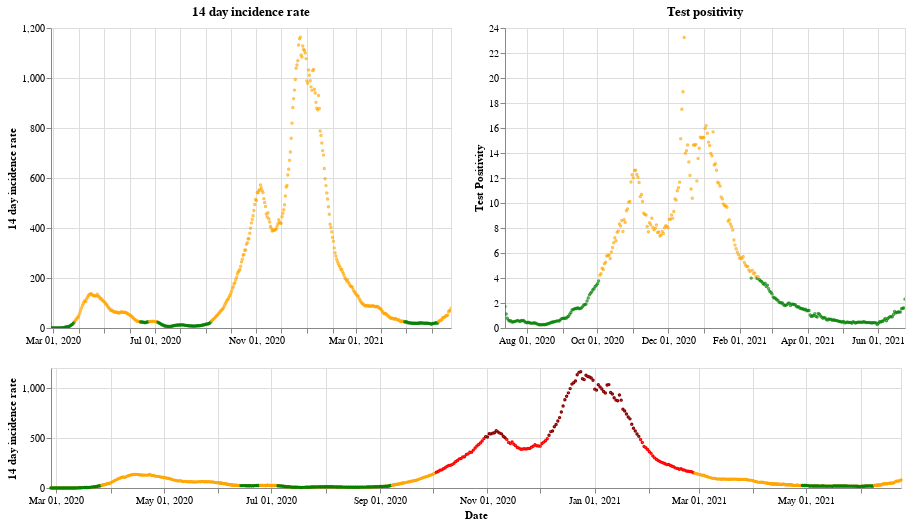

Notebook source saved alongside this figure:
### Markdown cell above
## Wales

### Code cell
plot_traffic_light('Wales')

### Figure 1 — Vega-Lite specification as saved in the notebook (floating-point values rounded to 4 significant figures; data arrays with more than 128 entries replaced by an {"elided": "..."} marker saying what was removed)
{"config": {"view": {"continuousWidth": 400, "continuousHeight": 300}}, "vconcat": [{"hconcat": [{"mark": {"type": "point", "size": 2}, "encoding": {"color": {"condition": {"value": "green", "test": "(datum.twoWeeklyCasesRate <= 25)"}, "value": "orange"}, "tooltip": [{"type": "nominal", "field": "areaName"}, {"type": "temporal", "field": "date"}, {"type": "quantitative", "field": "twoWeeklyCasesRate"}, {"type": "quantitative", "field": "testPositivity"}], "x": {"type": "temporal", "axis": {"title": ""}, "field": "date", "scale": {"domain": {"selection": "DateBrush"}}, "timeUnit": "yearmonthdate"}, "y": {"type": "quantitative", "axis": {"title": "14 day incidence rate"}, "field": "twoWeeklyCasesRate"}}, "title": "14 day incidence rate", "width": 400}, {"mark": {"type": "point", "size": 2}, "encoding": {"color": {"condition": {"value": "green", "test": "(datum.testPositivity <= 4)"}, "value": "orange"}, "tooltip": [{"type": "nominal", "field": "areaName"}, {"type": "temporal", "field": "date"}, {"type": "quantitative", "field": "twoWeeklyCasesRate"}, {"type": "quantitative", "field": "testPositivity"}], "x": {"type": "temporal", "axis": {"title": ""}, "field": "date", "scale": {"domain": {"selection": "DateBrush"}}, "timeUnit": "yearmonthdate"}, "y": {"type": "quantitative", "axis": {"title": "Test Positivity"}, "field": "testPositivity"}}, "title": "Test positivity", "width": 400}]}, {"layer": [{"mark": {"type": "point", "size": 2}, "encoding": {"color": {"condition": {"value": "orange", "test": "((50 && datum.twoWeeklyCasesRate) < 150)"}, "value": "red"}, "opacity": {"condition": {"value": 1, "test": "((50 && datum.twoWeeklyCasesRate) < 500)"}, "value": 0}, "tooltip": [{"type": "nominal", "field": "areaName"}, {"type": "temporal", "field": "date"}, {"type": "quantitative", "field": "twoWeeklyCasesRate"}, {"type": "quantitative", "field": "testPositivity"}], "x": {"type": "temporal", "axis": {"title": "Date"}, "field": "date", "timeUnit": "yearmonthdate"}, "y": {"type": "quantitative", "axis": {"title": "14 day incidence rate"}, "field": "twoWeeklyCasesRate"}}, "selection": {"DateBrush": {"type": "interval", "encodings": ["x"], "fields": ["Time"]}}, "width": 850}, {"mark": {"type": "point", "size": 2}, "encoding": {"color": {"value": "darkred"}, "opacity": {"condition": {"value": 1, "test": "(datum.twoWeeklyCasesRate >= 500)"}, "value": 0}, "tooltip": [{"type": "nominal", "field": "areaName"}, {"type": "temporal", "field": "date"}, {"type": "quantitative", "field": "twoWeeklyCasesRate"}, {"type": "quantitative", "field": "testPositivity"}], "x": {"type": "temporal", "axis": {"title": "Date"}, "field": "date", "timeUnit": "yearmonthdate"}, "y": {"type": "quantitative", "axis": {"title": "14 day incidence rate"}, "field": "twoWeeklyCasesRate"}}, "width": 400}, {"mark": {"type": "point", "size": 2}, "encoding": {"color": {"condition": {"value": "green", "test": "((4 && datum.twoWeeklyCasesRate) < 25)"}, "value": "orange"}, "opacity": {"condition": {"value": 1, "test": "(datum.twoWeeklyCasesRate < 50)"}, "value": 0}, "tooltip": [{"type": "nominal", "field": "areaName"}, {"type": "temporal", "field": "date"}, {"type": "quantitative", "field": "twoWeeklyCasesRate"}, {"type": "quantitative", "field": "testPositivity"}], "x": {"type": "temporal", "axis": {"title": "Date"}, "field": "date", "timeUnit": "yearmonthdate"}, "y": {"type": "quantitative", "axis": {"title": "14 day incidence rate"}, "field": "twoWeeklyCasesRate"}}, "width": 400}], "height": 120, "width": 800}], "data": {"name": "data-aa11ab8bd266f4d1b392333573611ba9"}, "$schema": "https://vega.github.io/schema/vega-lite/v4.8.1.json", "datasets": {"data-aa11ab8bd266f4d1b392333573611ba9": {"elided": "484 records"}}}
